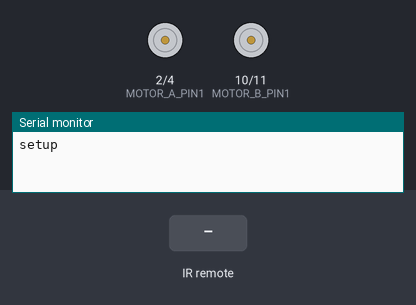
A sketch run on a simulated Arduino Uno, built with avr-gcc and run on an emulated ATmega328P. On the bench: motor-driver pin pairs drawn as motors (green arrow = first pin HIGH = forward, orange = second pin HIGH = backward, longer = more drive), the last lines printed to the serial monitor. Inputs (shaded band) come from the test bench.

Above: at 1.2 s.
1.3 s: infrared code 0x00FF18E7 received
At 2.1 s:
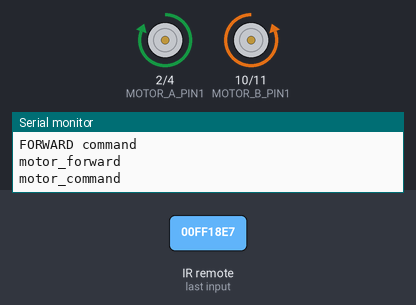
3.8 s: infrared code 0x00FF4AB5 received
At 4.5 s:
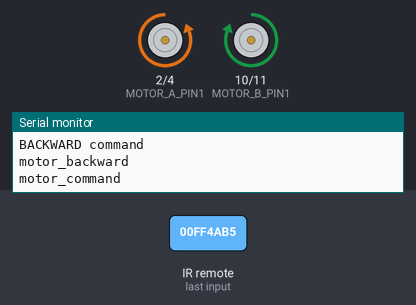
6.3 s: infrared code 0x00FF10EF received
At 6.5 s:
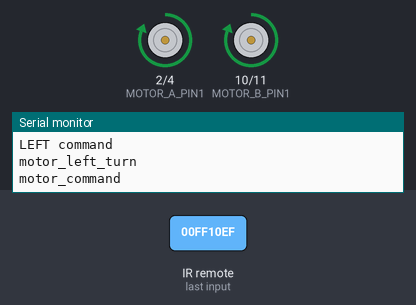
8.2 s: infrared code 0x00FF5AA5 received
At 8.6 s:
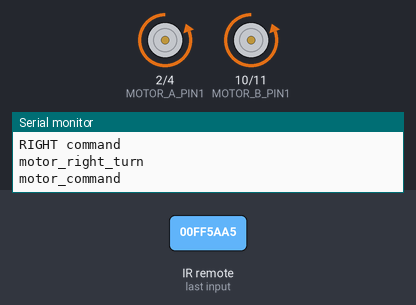
Timing chart, 0 to 11.2 s (numbered marks = the images above; inputs shaded):
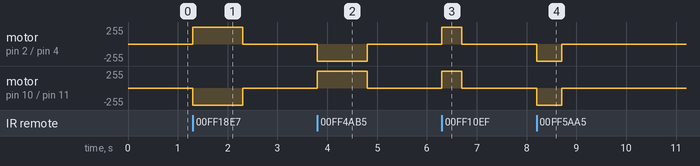

Measured:
- after the input at 1.3 s, motor on pin 2 (MOTOR_A_PIN1) / pin 4 (MOTOR_A_PIN2): stopped → forward 255/255 at once, → stopped 1.0 s later; motor on pin 10 (MOTOR_B_PIN1) / pin 11 (MOTOR_B_PIN2): stopped → backward 255/255 at once, → stopped 1.0 s later
- after the input at 3.8 s, motor on pin 2 (MOTOR_A_PIN1) / pin 4 (MOTOR_A_PIN2): stopped → backward 255/255 at once, → stopped 1.0 s later; motor on pin 10 (MOTOR_B_PIN1) / pin 11 (MOTOR_B_PIN2): stopped → forward 255/255 at once, → stopped 1.0 s later
- after the input at 6.3 s, motor on pin 2 (MOTOR_A_PIN1) / pin 4 (MOTOR_A_PIN2), motor on pin 10 (MOTOR_B_PIN1) / pin 11 (MOTOR_B_PIN2): stopped → forward 255/255 at once, → stopped 0.40 s later
- after the input at 8.2 s, motor on pin 2 (MOTOR_A_PIN1) / pin 4 (MOTOR_A_PIN2), motor on pin 10 (MOTOR_B_PIN1) / pin 11 (MOTOR_B_PIN2): stopped → backward 255/255 at once, → stopped 0.50 s later

The sketch:

octopus.ino
```cpp
// (licence header left out)
#include <IRremote.h>

/* Remote Control Codes */
#define FWRD		0x00FF18E7
#define BACK		0x00FF4AB5
#define LEFT		0x00FF10EF
#define RIGHT		0x00FF5AA5
#define STOP		0x00FF38C7

#define irPin		12

#define MOTOR_A_PIN1	2
#define MOTOR_A_PIN2	4
#define MOTOR_B_PIN1	10
#define MOTOR_B_PIN2	11

IRrecv ir(irPin);
decode_results results;

void
motor_command(int motor_a_pin1, int motor_a_pin2,
	int motor_b_pin1, int motor_b_pin2) {
  Serial.println(__func__);

  digitalWrite(MOTOR_A_PIN1, motor_a_pin1);
  digitalWrite(MOTOR_A_PIN2, motor_a_pin2);
  digitalWrite(MOTOR_B_PIN1, motor_b_pin1);
  digitalWrite(MOTOR_B_PIN2, motor_b_pin2);
}

void
motor_forward() {
  Serial.println(__func__);

  motor_command(HIGH, LOW, LOW, HIGH);
}

void
motor_stop() {
  Serial.println(__func__);

  motor_command(LOW, LOW, LOW, LOW);
}

void
motor_right_turn() {
  Serial.println(__func__);

  motor_command(LOW, HIGH, LOW, HIGH);
}

void
motor_left_turn() {
  Serial.println(__func__);

  motor_command(HIGH, LOW, HIGH, LOW);
}

void
motor_backward() {
  Serial.println(__func__);

  motor_command(LOW, HIGH, HIGH, LOW);
}

void
setup() {
  Serial.begin(9600);
  Serial.println(__func__);

  pinMode(MOTOR_A_PIN1, OUTPUT);
  pinMode(MOTOR_A_PIN2, OUTPUT);
  pinMode(MOTOR_B_PIN1, OUTPUT);
  pinMode(MOTOR_B_PIN2, OUTPUT);

  ir.enableIRIn();
}

void
loop() {
  if (ir.decode(&results)) {
    if (1 /* results.value != lastCommand */) {
      if (results.value != 0xFFFFFFFF) {
        /* lastCommand = results.value; */
        switch (results.value) {
          case FWRD:
            Serial.println("FORWARD command");
            motor_forward();
            delay(1000);
            motor_stop();
            break;
          case BACK:
            Serial.println("BACKWARD command");
            motor_backward();
            delay(1000);
            motor_stop();
            break;
          case RIGHT:
            Serial.println("RIGHT command");
            motor_right_turn();
            delay(500);
            motor_stop();
            break;
          case LEFT:
            Serial.println("LEFT command");
            motor_left_turn();
            delay(400);
            motor_stop();
            break;
          case STOP:
            Serial.println("STOP command");
            motor_stop();
            break;
          default:
            Serial.println("Unknown command");
            Serial.println(results.value, HEX);
            break;
        }
      }
    }
    ir.resume();
    delay(100);
  }

  if (!ir.isIdle()) {
    delay(50);
  }
}

/* EOF */
```
